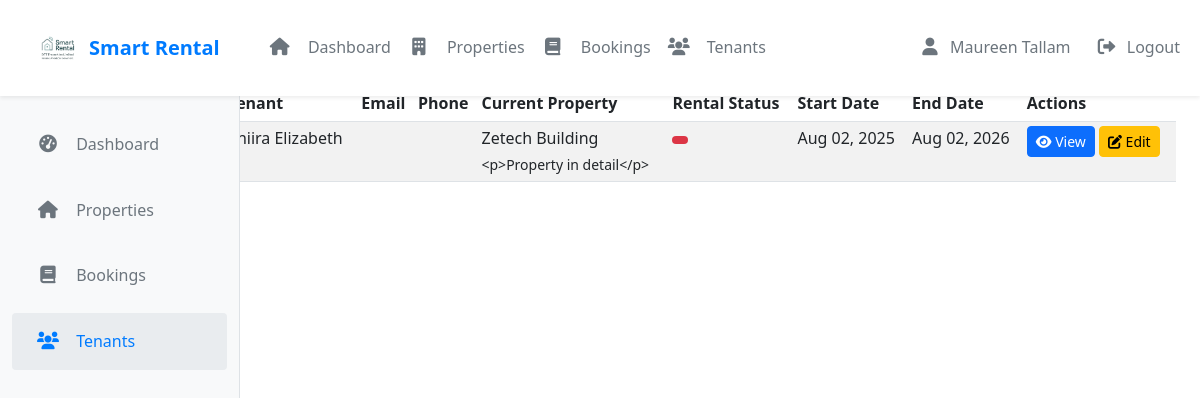
/smart_landlords/tenants.php (signed in), run on the app's committed database.
### tables this page shows
CREATE TABLE `users` (
  `id` int(30) NOT NULL,
  `name` text NOT NULL,
  `username` varchar(200) NOT NULL,
  `phone_number` varchar(20) DEFAULT NULL COMMENT 'User''s contact phone number',
  `current_balance` decimal(15,2) DEFAULT 0.00,
  `default_payment_method` varchar(50) DEFAULT NULL,
  `password` text NOT NULL,
  `type` enum('admin','landlord','caretaker','customer') NOT NULL DEFAULT 'customer'
);

### smart_landlords/tenants.php (the view, shortened to what this page needs)
<?php
require_once '../config/db.php';
$stmt = $conn->prepare("SELECT DISTINCT u.*,
                       h.house_no,
                       h.description,
                       rb.status as rental_status,
                       rb.start_date,
                       rb.end_date
                       FROM users u
                       LEFT JOIN rental_bookings rb ON u.id = rb.user_id
                       LEFT JOIN houses h ON rb.house_id = h.id
                       WHERE h.landlord_id = ?
                       ORDER BY u.name");
$stmt->bind_param('i', $_SESSION['user_id']);
$stmt->execute();
$tenants = $stmt->get_result()->fetch_all(MYSQLI_ASSOC);
?>
<!DOCTYPE html>
<html lang="en">
<head>
    <link href="https://cdn.jsdelivr.net/npm/bootstrap@5.3.0/dist/css/bootstrap.min.css" rel="stylesheet">
    <link rel="stylesheet" href="https://cdnjs.cloudflare.com/ajax/libs/font-awesome/6.0.0/css/all.min.css">
    <link rel="stylesheet" href="assets/css/style.css">
</head>
<body>
    <?php include('./includes/header.php'); ?>
    <div class="container-fluid">
        <div class="row">
            <nav id="sidebar" class="col-md-3 col-lg-2 d-md-block bg-light sidebar">
                <div class="position-sticky pt-3">
                    <ul class="nav flex-column">
                        <li class="nav-item">
                            <a class="nav-link" href="index.php">
                                <i class="fas fa-tachometer-alt"></i> Dashboard
                            </a>
                        </li>
                        <li class="nav-item">
                            <a class="nav-link" href="properties.php">
                                <i class="fas fa-home"></i> Properties
                            </a>
                        </li>
                        <li class="nav-item">
                            <a class="nav-link" href="bookings.php">
                                <i class="fas fa-book"></i> Bookings
                            </a>
                        </li>
                        <li class="nav-item">
                            <a class="nav-link active" href="tenants.php">
                                <i class="fas fa-users"></i> Tenants
                            </a>
                        </li>
                    </ul>
                </div>
            </nav>
            <main class="col-md-9 ms-sm-auto col-lg-10 px-md-4">
                <div class="d-flex justify-content-between flex-wrap flex-md-nowrap align-items-center pt-3 pb-2 mb-3 border-bottom">
                    <h1 class="h2">Manage Tenants</h1>
                </div>
                <div class="table-responsive">
                    <table class="table table-striped table-sm">
                        <thead>
                            <tr>
                                <th>Tenant</th>
                                <th>Email</th>
                                <th>Phone</th>
                                <th>Current Property</th>
                                <th>Rental Status</th>
<th>Start Date</th>
<th>End Date</th>
                                <th>Actions</th>
                            </tr>
                        </thead>
                        <tbody>
                            <?php foreach ($tenants as $tenant): ?>
                            <tr>
                                <td><?php echo htmlspecialchars($tenant['name']); ?></td>
                                <td><?php echo htmlspecialchars($tenant['email']); ?></td>
                                <td><?php echo htmlspecialchars($tenant['phone']); ?></td>
                                <td>
                                    <?php if ($tenant['house_no']): ?>
                                        <?php echo htmlspecialchars($tenant['house_no']); ?><br>
                                        <small><?php echo htmlspecialchars($tenant['description']); ?></small>
                                    <?php else: ?>
                                        <span class="text-muted">No current property</span>
                                    <?php endif; ?>
                                </td>
                                <td>
                                    <span class="badge bg-<?php echo $tenant['rental_status'] === 'confirmed' ? 'success' : ($tenant['rental_status'] === 'pending' ? 'warning' : 'danger'); ?>">
                                    </span>
                                </td>
                                <td>
                                    <?php if ($tenant['start_date']): ?>
                                        <?php echo date('M d, Y', strtotime($tenant['start_date'])); ?>
                                    <?php else: ?>
                                        <span class="text-muted">N/A</span>
                                    <?php endif; ?>
                                </td>
                                <td>
                                    <?php if ($tenant['end_date']): ?>
                                        <?php echo date('M d, Y', strtotime($tenant['end_date'])); ?>
                                    <?php else: ?>
                                        <span class="text-muted">N/A</span>
                                    <?php endif; ?>
                                </td>
                                <td>
                                    <a href="view-tenant.php?id=<?php echo $tenant['id']; ?>" class="btn btn-sm btn-primary">
                                        <i class="fas fa-eye"></i> View
                                    </a>
                                    <a href="edit-tenant.php?id=<?php echo $tenant['id']; ?>" class="btn btn-sm btn-warning">
                                        <i class="fas fa-edit"></i> Edit
                                    </a>
                                </td>
                            </tr>
                            <?php endforeach; ?>
                        </tbody>
                    </table>
                </div>
            </main>
        </div>
    </div>
</body>
</html>

### smart_landlords/assets/css/style.css (style rules this page uses)
body { font-family: 'Segoe UI', Tahoma, Geneva, Verdana, sans-serif; line-height: 1.6; color: #333; }
.sidebar { position: fixed; top: 0; left: 0; width: 240px; min-height: 100vh; padding-top: 6rem; background-color: #f8f9fa; border-right: 1px solid #dee2e6; z-index: 1000; }
.nav-link { color: #6c757d; padding: 1rem 1.5rem; margin: 0.25rem 0; transition: all 0.3s ease; border-radius: 4px; }
.nav-link i { width: 1.75rem; text-align: center; margin-right: 1rem; font-size: 1.2rem; }
.nav-link.active { color: #007bff; background-color: #e9ecef; font-weight: 500; }
.nav-link i { width: 1.5rem; text-align: center; margin-right: 0.75rem; font-size: 1.1rem; }

### data on the page
users: name "Thiira Elizabeth", house_no "Zetech Building", description "<p>Property in detail</p>", start_date "Aug 02, 2025", end_date "Aug 02, 2026"

### other printed values
$_SESSION['user_name'] "Maureen Tallam"
